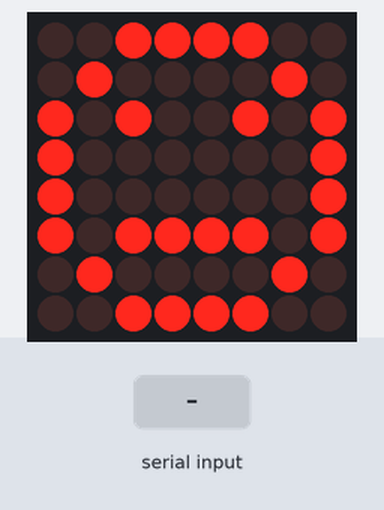
A sketch run on a simulated Arduino Uno, built with avr-gcc and run on an emulated ATmega328P. On the bench: 8×8 LED matrix. Inputs (shaded band) come from the test bench.

Above: at 1.2 s.
1.3 s: "SMILE\n" received over Serial
At 2.3 s:
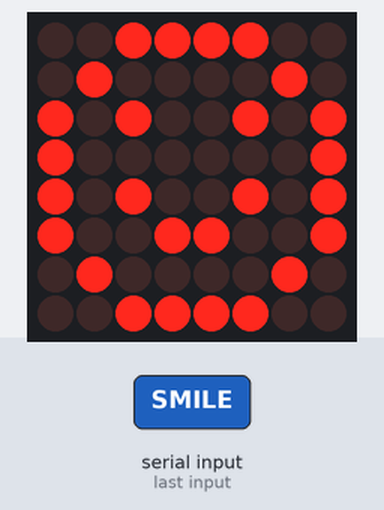
2.8 s: "SLEEPY\n" received over Serial
At 3.5 s:
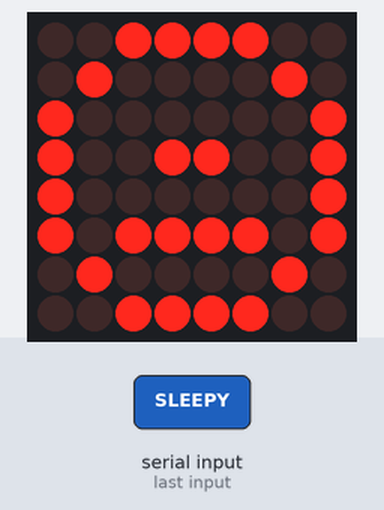
4.3 s: "SURPRISE\n" received over Serial
At 4.7 s:
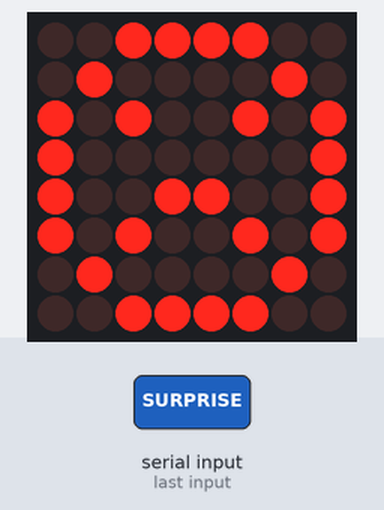
5.8 s: "1\n" received over Serial
At 6.8 s:
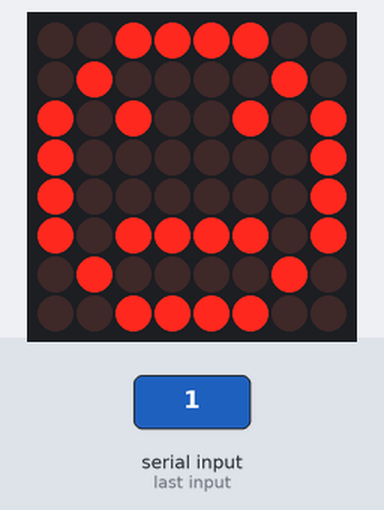
Timing chart, 0 to 8.3 s (numbered marks = the images above; inputs shaded):
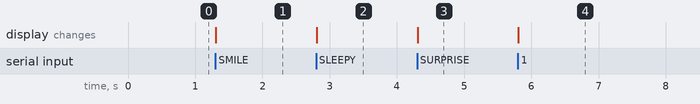

The sketch:

pluglab_emotion_max7219.ino
```cpp
#include <LedControl.h>
LedControl matrix = LedControl(7,5,6,1);
String command="";
const byte SMILE[8]={B00111100,B01000010,B10100101,B10000001,B10100101,B10011001,B01000010,B00111100};
const byte SLEEPY[8]={B00111100,B01000010,B10000001,B10011001,B10000001,B10111101,B01000010,B00111100};
const byte SURPRISE[8]={B00111100,B01000010,B10100101,B10000001,B10011001,B10100101,B01000010,B00111100};
const byte NEUTRAL[8]={B00111100,B01000010,B10100101,B10000001,B10000001,B10111101,B01000010,B00111100};
void showFace(const byte image[8]){for(int row=0;row<8;row++)matrix.setRow(0,row,image[row]);}
void setup(){Serial.begin(9600);matrix.shutdown(0,false);matrix.setIntensity(0,5);matrix.clearDisplay(0);showFace(NEUTRAL);}
void loop(){while(Serial.available()){char c=Serial.read();if(c=='\n'){command.trim();if(command=="SMILE")showFace(SMILE);else if(command=="SLEEPY")showFace(SLEEPY);else if(command=="SURPRISE")showFace(SURPRISE);else showFace(NEUTRAL);command="";}else if(c!='\r'){command+=c;}}}
```

Measured:
- after the input at 1.3 s, the display: changes at once (image 1)
- after the input at 2.8 s, the display: changes at once (image 2)
- after the input at 4.3 s, the display: changes at once (image 3)
- after the input at 5.8 s, the display: changes at once (image 4)
